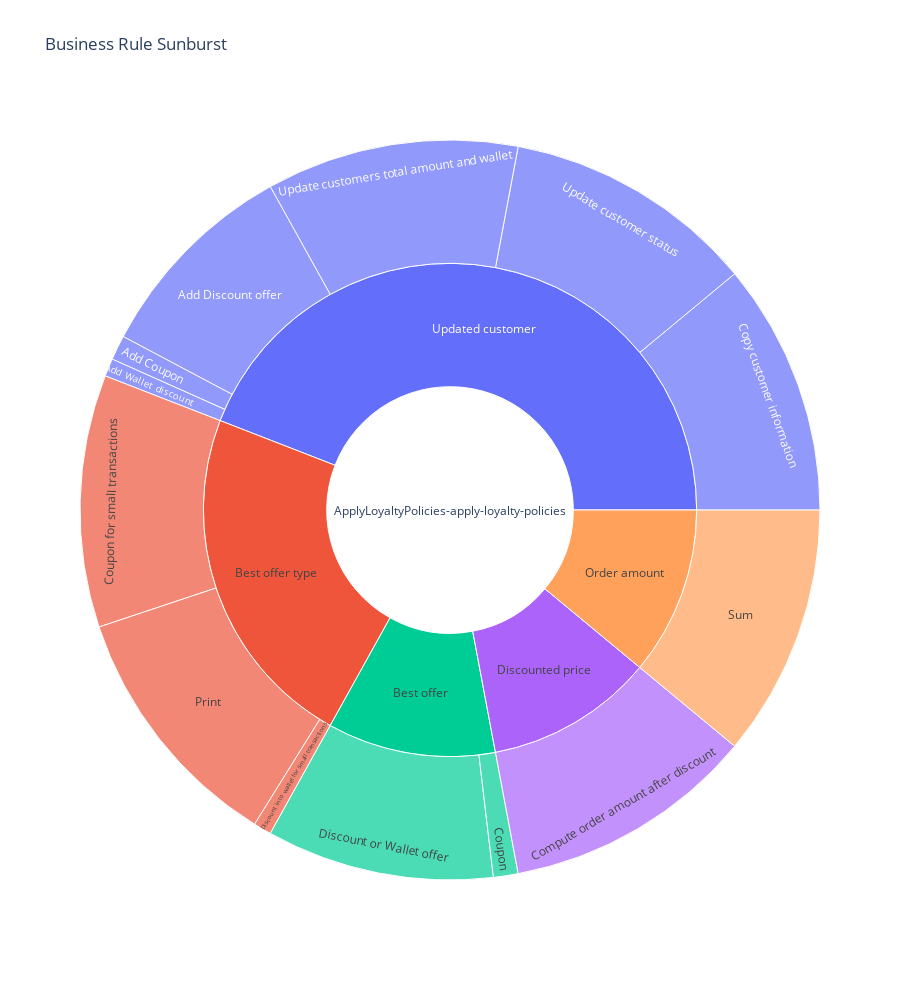

Notebook source saved alongside this figure:
### Markdown cell above
### 4.2 Representing the decision model coverage through a sunburst <a class="anchor" id="section4_2"></a>
We project all decisions into a sunburst diagram. It shows a synthetic and interactive view of all executed assets including rules, tasks and decision models.

### Code cell
data = []

number_of_columns = 0
for rule in rules:
    number_of_columns = max(number_of_columns, len(rule["from"]))

for rule in rules:
    rule_data = dict()
    keys = list(rule["from"])
    for i in range(0, number_of_columns):
        if i < len(rule["from"]):
            rule_data[f"Column{i}"] = rule["from"][keys[i]]
        else: rule_data[f"Column{i}"] = 'None'

    data.append(rule_data)

df = pd.DataFrame(data)
df = df.groupby(df.columns.tolist()).size().reset_index().rename(columns={0:'Count'})
df = df.replace(['None'],None)
fig = px.sunburst(df, 
                  path=[f"Column{i}" for i in range(0, number_of_columns)], 
                  values="Count",
                  height=1000,
                  title="Business Rule Sunburst",
                  maxdepth=5
                  )
fig.show()

### Figure 1 — Plotly figure (JSON) as saved in the notebook; plotly's stock layout.template omitted (floating-point values rounded to 4 significant figures)
{"data": [{"branchvalues": "total", "domain": {"x": [0, 1], "y": [0, 1]}, "hovertemplate": "labels=%{label}<br>Count=%{value}<br>parent=%{parent}<br>id=%{id}<extra></extra>", "ids": ["ApplyLoyaltyPolicies-apply-loyalty-policies/Updated customer/Add Coupon", "ApplyLoyaltyPolicies-apply-loyalty-policies/Updated customer/Add Discount offer", "ApplyLoyaltyPolicies-apply-loyalty-policies/Updated customer/Add Wallet discount", "ApplyLoyaltyPolicies-apply-loyalty-policies/Discounted price/Compute order amount after discount", "ApplyLoyaltyPolicies-apply-loyalty-policies/Updated customer/Copy customer information", "ApplyLoyaltyPolicies-apply-loyalty-policies/Best offer/Coupon", "ApplyLoyaltyPolicies-apply-loyalty-policies/Best offer type/Coupon for small transactions", "ApplyLoyaltyPolicies-apply-loyalty-policies/Best offer type/Discount into wallet for small transactions", "ApplyLoyaltyPolicies-apply-loyalty-policies/Best offer/Discount or Wallet offer", "ApplyLoyaltyPolicies-apply-loyalty-policies/Best offer type/Print", "ApplyLoyaltyPolicies-apply-loyalty-policies/Order amount/Sum", "ApplyLoyaltyPolicies-apply-loyalty-policies/Updated customer/Update customer status", "ApplyLoyaltyPolicies-apply-loyalty-policies/Updated customer/Update customers total amount and wallet", "ApplyLoyaltyPolicies-apply-loyalty-policies/Best offer", "ApplyLoyaltyPolicies-apply-loyalty-policies/Best offer type", "ApplyLoyaltyPolicies-apply-loyalty-policies/Discounted price", "ApplyLoyaltyPolicies-apply-loyalty-policies/Order amount", "ApplyLoyaltyPolicies-apply-loyalty-policies/Updated customer", "ApplyLoyaltyPolicies-apply-loyalty-policies"], "labels": ["Add Coupon", "Add Discount offer", "Add Wallet discount", "Compute order amount after discount", "Copy customer information", "Coupon", "Coupon for small transactions", "Discount into wallet for small transactions", "Discount or Wallet offer", "Print", "Sum", "Update customer status", "Update customers total amount and wallet", "Best offer", "Best offer type", "Discounted price", "Order amount", "Updated customer", "ApplyLoyaltyPolicies-apply-loyalty-policies"], "maxdepth": 5, "name": "", "parents": ["ApplyLoyaltyPolicies-apply-loyalty-policies/Updated customer", "ApplyLoyaltyPolicies-apply-loyalty-policies/Updated customer", "ApplyLoyaltyPolicies-apply-loyalty-policies/Updated customer", "ApplyLoyaltyPolicies-apply-loyalty-policies/Discounted price", "ApplyLoyaltyPolicies-apply-loyalty-policies/Updated customer", "ApplyLoyaltyPolicies-apply-loyalty-policies/Best offer", "ApplyLoyaltyPolicies-apply-loyalty-policies/Best offer type", "ApplyLoyaltyPolicies-apply-loyalty-policies/Best offer type", "ApplyLoyaltyPolicies-apply-loyalty-policies/Best offer", "ApplyLoyaltyPolicies-apply-loyalty-policies/Best offer type", "ApplyLoyaltyPolicies-apply-loyalty-policies/Order amount", "ApplyLoyaltyPolicies-apply-loyalty-policies/Updated customer", "ApplyLoyaltyPolicies-apply-loyalty-policies/Updated customer", "ApplyLoyaltyPolicies-apply-loyalty-policies", "ApplyLoyaltyPolicies-apply-loyalty-policies", "ApplyLoyaltyPolicies-apply-loyalty-policies", "ApplyLoyaltyPolicies-apply-loyalty-policies", "ApplyLoyaltyPolicies-apply-loyalty-policies", ""], "type": "sunburst", "values": [98, 831, 71, 1000, 1000, 98, 1000, 71, 902, 1000, 1000, 1000, 1000, 1000, 2071, 1000, 1000, 4000, 9071]}], "layout": {"height": 1000, "legend": {"tracegroupgap": 0}, "title": {"text": "Business Rule Sunburst"}}}
